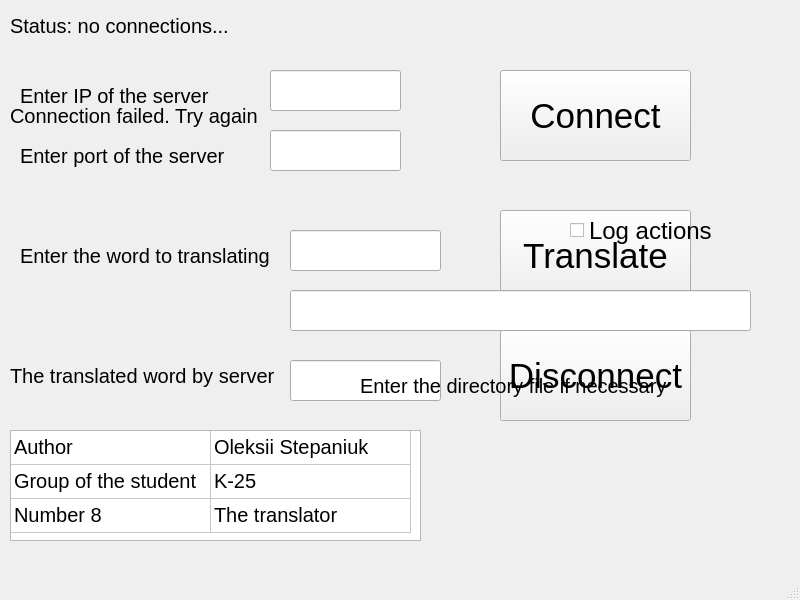
<?xml version="1.0" encoding="UTF-8"?>
<ui version="4.0">
 <class>User_Interface</class>
 <widget class="QMainWindow" name="User_Interface">
  <property name="geometry">
   <rect>
    <x>0</x>
    <y>0</y>
    <width>800</width>
    <height>600</height>
   </rect>
  </property>
  <property name="windowTitle">
   <string>User_Interface</string>
  </property>
  <widget class="QWidget" name="centralwidget">
   <widget class="QPushButton" name="Who_is_student">
    <property name="geometry">
     <rect>
      <x>20</x>
      <y>490</y>
      <width>101</width>
      <height>31</height>
     </rect>
    </property>
    <property name="font">
     <font>
      <pointsize>18</pointsize>
     </font>
    </property>
    <property name="text">
     <string>Who</string>
    </property>
   </widget>
   <widget class="QTableWidget" name="Information">
    <property name="geometry">
     <rect>
      <x>10</x>
      <y>430</y>
      <width>411</width>
      <height>111</height>
     </rect>
    </property>
    <property name="alternatingRowColors">
     <bool>false</bool>
    </property>
    <property name="showGrid">
     <bool>true</bool>
    </property>
    <property name="gridStyle">
     <enum>Qt::SolidLine</enum>
    </property>
    <property name="sortingEnabled">
     <bool>false</bool>
    </property>
    <property name="rowCount">
     <number>3</number>
    </property>
    <property name="columnCount">
     <number>2</number>
    </property>
    <attribute name="horizontalHeaderVisible">
     <bool>false</bool>
    </attribute>
    <attribute name="horizontalHeaderMinimumSectionSize">
     <number>28</number>
    </attribute>
    <attribute name="horizontalHeaderDefaultSectionSize">
     <number>200</number>
    </attribute>
    <attribute name="horizontalHeaderHighlightSections">
     <bool>true</bool>
    </attribute>
    <attribute name="verticalHeaderVisible">
     <bool>false</bool>
    </attribute>
    <attribute name="verticalHeaderDefaultSectionSize">
     <number>34</number>
    </attribute>
    <attribute name="verticalHeaderHighlightSections">
     <bool>true</bool>
    </attribute>
    <row/>
    <row/>
    <row/>
    <column/>
    <column/>
    <item row="0" column="0">
     <property name="text">
      <string>Author</string>
     </property>
     <property name="font">
      <font>
       <pointsize>15</pointsize>
      </font>
     </property>
     <property name="flags">
      <set>ItemIsDragEnabled|ItemIsDropEnabled|ItemIsUserCheckable|ItemIsEnabled</set>
     </property>
    </item>
    <item row="0" column="1">
     <property name="text">
      <string>Oleksii Stepaniuk</string>
     </property>
     <property name="font">
      <font>
       <pointsize>15</pointsize>
      </font>
     </property>
     <property name="flags">
      <set>ItemIsDragEnabled|ItemIsDropEnabled|ItemIsUserCheckable|ItemIsEnabled</set>
     </property>
    </item>
    <item row="1" column="0">
     <property name="text">
      <string>Group of the student</string>
     </property>
     <property name="font">
      <font>
       <pointsize>15</pointsize>
      </font>
     </property>
     <property name="flags">
      <set>ItemIsDragEnabled|ItemIsDropEnabled|ItemIsUserCheckable|ItemIsEnabled</set>
     </property>
    </item>
    <item row="1" column="1">
     <property name="text">
      <string>K-25</string>
     </property>
     <property name="font">
      <font>
       <pointsize>15</pointsize>
      </font>
     </property>
     <property name="flags">
      <set>ItemIsDragEnabled|ItemIsDropEnabled|ItemIsUserCheckable|ItemIsEnabled</set>
     </property>
    </item>
    <item row="2" column="0">
     <property name="text">
      <string>Number 8</string>
     </property>
     <property name="font">
      <font>
       <pointsize>15</pointsize>
      </font>
     </property>
     <property name="flags">
      <set>ItemIsDragEnabled|ItemIsDropEnabled|ItemIsUserCheckable|ItemIsEnabled</set>
     </property>
    </item>
    <item row="2" column="1">
     <property name="text">
      <string>The translator</string>
     </property>
     <property name="font">
      <font>
       <pointsize>15</pointsize>
      </font>
     </property>
     <property name="flags">
      <set>ItemIsDragEnabled|ItemIsDropEnabled|ItemIsUserCheckable|ItemIsEnabled</set>
     </property>
    </item>
   </widget>
   <widget class="QLineEdit" name="IP">
    <property name="geometry">
     <rect>
      <x>270</x>
      <y>70</y>
      <width>131</width>
      <height>41</height>
     </rect>
    </property>
    <property name="font">
     <font>
      <pointsize>18</pointsize>
     </font>
    </property>
    <property name="text">
     <string/>
    </property>
    <property name="frame">
     <bool>true</bool>
    </property>
    <property name="echoMode">
     <enum>QLineEdit::Normal</enum>
    </property>
    <property name="cursorPosition">
     <number>0</number>
    </property>
    <property name="dragEnabled">
     <bool>false</bool>
    </property>
   </widget>
   <widget class="QLabel" name="Text_for_IP">
    <property name="geometry">
     <rect>
      <x>20</x>
      <y>80</y>
      <width>271</width>
      <height>31</height>
     </rect>
    </property>
    <property name="font">
     <font>
      <pointsize>15</pointsize>
     </font>
    </property>
    <property name="text">
     <string>Enter IP of the server</string>
    </property>
   </widget>
   <widget class="QPushButton" name="Connection">
    <property name="geometry">
     <rect>
      <x>500</x>
      <y>70</y>
      <width>191</width>
      <height>91</height>
     </rect>
    </property>
    <property name="font">
     <font>
      <pointsize>26</pointsize>
     </font>
    </property>
    <property name="text">
     <string>Connect</string>
    </property>
   </widget>
   <widget class="QLabel" name="Text_for_port">
    <property name="geometry">
     <rect>
      <x>20</x>
      <y>140</y>
      <width>271</width>
      <height>31</height>
     </rect>
    </property>
    <property name="font">
     <font>
      <pointsize>15</pointsize>
     </font>
    </property>
    <property name="text">
     <string>Enter port of the server</string>
    </property>
   </widget>
   <widget class="QLineEdit" name="Port">
    <property name="geometry">
     <rect>
      <x>270</x>
      <y>130</y>
      <width>131</width>
      <height>41</height>
     </rect>
    </property>
    <property name="font">
     <font>
      <pointsize>18</pointsize>
     </font>
    </property>
    <property name="text">
     <string/>
    </property>
    <property name="frame">
     <bool>true</bool>
    </property>
    <property name="echoMode">
     <enum>QLineEdit::Normal</enum>
    </property>
    <property name="cursorPosition">
     <number>0</number>
    </property>
    <property name="dragEnabled">
     <bool>false</bool>
    </property>
   </widget>
   <widget class="QPushButton" name="Translate">
    <property name="geometry">
     <rect>
      <x>500</x>
      <y>210</y>
      <width>191</width>
      <height>91</height>
     </rect>
    </property>
    <property name="font">
     <font>
      <pointsize>26</pointsize>
     </font>
    </property>
    <property name="text">
     <string>Translate</string>
    </property>
   </widget>
   <widget class="QLabel" name="Status">
    <property name="geometry">
     <rect>
      <x>10</x>
      <y>10</y>
      <width>781</width>
      <height>31</height>
     </rect>
    </property>
    <property name="font">
     <font>
      <pointsize>15</pointsize>
     </font>
    </property>
    <property name="text">
     <string>Status: no connections...</string>
    </property>
   </widget>
   <widget class="QLabel" name="Sending">
    <property name="geometry">
     <rect>
      <x>20</x>
      <y>240</y>
      <width>341</width>
      <height>31</height>
     </rect>
    </property>
    <property name="font">
     <font>
      <pointsize>15</pointsize>
     </font>
    </property>
    <property name="text">
     <string>Enter the word to translating</string>
    </property>
   </widget>
   <widget class="QLineEdit" name="Entered_word">
    <property name="geometry">
     <rect>
      <x>290</x>
      <y>230</y>
      <width>151</width>
      <height>41</height>
     </rect>
    </property>
    <property name="font">
     <font>
      <pointsize>18</pointsize>
     </font>
    </property>
    <property name="text">
     <string/>
    </property>
    <property name="frame">
     <bool>true</bool>
    </property>
    <property name="echoMode">
     <enum>QLineEdit::Normal</enum>
    </property>
    <property name="cursorPosition">
     <number>0</number>
    </property>
    <property name="dragEnabled">
     <bool>false</bool>
    </property>
   </widget>
   <widget class="QLabel" name="Receiving">
    <property name="geometry">
     <rect>
      <x>10</x>
      <y>360</y>
      <width>341</width>
      <height>31</height>
     </rect>
    </property>
    <property name="font">
     <font>
      <pointsize>15</pointsize>
     </font>
    </property>
    <property name="text">
     <string>The translated word by server</string>
    </property>
   </widget>
   <widget class="QLineEdit" name="Received_word">
    <property name="geometry">
     <rect>
      <x>290</x>
      <y>360</y>
      <width>151</width>
      <height>41</height>
     </rect>
    </property>
    <property name="font">
     <font>
      <pointsize>18</pointsize>
     </font>
    </property>
    <property name="text">
     <string/>
    </property>
    <property name="frame">
     <bool>true</bool>
    </property>
    <property name="echoMode">
     <enum>QLineEdit::Normal</enum>
    </property>
    <property name="cursorPosition">
     <number>0</number>
    </property>
    <property name="dragEnabled">
     <bool>false</bool>
    </property>
   </widget>
   <widget class="QPushButton" name="Disconnect">
    <property name="geometry">
     <rect>
      <x>500</x>
      <y>330</y>
      <width>191</width>
      <height>91</height>
     </rect>
    </property>
    <property name="font">
     <font>
      <pointsize>26</pointsize>
     </font>
    </property>
    <property name="text">
     <string>Disconnect</string>
    </property>
   </widget>
   <widget class="QLabel" name="Connecting">
    <property name="geometry">
     <rect>
      <x>10</x>
      <y>100</y>
      <width>271</width>
      <height>31</height>
     </rect>
    </property>
    <property name="font">
     <font>
      <pointsize>15</pointsize>
     </font>
    </property>
    <property name="text">
     <string>Connection failed. Try again</string>
    </property>
   </widget>
   <widget class="QCheckBox" name="Log">
    <property name="geometry">
     <rect>
      <x>570</x>
      <y>190</y>
      <width>191</width>
      <height>81</height>
     </rect>
    </property>
    <property name="font">
     <font>
      <pointsize>18</pointsize>
     </font>
    </property>
    <property name="text">
     <string>Log actions</string>
    </property>
    <property name="tristate">
     <bool>false</bool>
    </property>
   </widget>
   <widget class="QLineEdit" name="File">
    <property name="geometry">
     <rect>
      <x>290</x>
      <y>290</y>
      <width>461</width>
      <height>41</height>
     </rect>
    </property>
    <property name="font">
     <font>
      <pointsize>18</pointsize>
     </font>
    </property>
    <property name="toolTip">
     <string>&lt;html&gt;&lt;head/&gt;&lt;body&gt;&lt;p&gt;If such file does not exist, it will be created&lt;/p&gt;&lt;/body&gt;&lt;/html&gt;</string>
    </property>
    <property name="text">
     <string/>
    </property>
    <property name="frame">
     <bool>true</bool>
    </property>
    <property name="echoMode">
     <enum>QLineEdit::Normal</enum>
    </property>
    <property name="cursorPosition">
     <number>0</number>
    </property>
    <property name="dragEnabled">
     <bool>false</bool>
    </property>
   </widget>
   <widget class="QLabel" name="Text_to_file">
    <property name="geometry">
     <rect>
      <x>360</x>
      <y>370</y>
      <width>321</width>
      <height>31</height>
     </rect>
    </property>
    <property name="font">
     <font>
      <pointsize>15</pointsize>
     </font>
    </property>
    <property name="text">
     <string>Enter the directory file if necessary</string>
    </property>
   </widget>
  </widget>
  <widget class="QMenuBar" name="menubar">
   <property name="geometry">
    <rect>
     <x>0</x>
     <y>0</y>
     <width>800</width>
     <height>21</height>
    </rect>
   </property>
  </widget>
  <widget class="QStatusBar" name="statusbar"/>
 </widget>
 <resources/>
 <connections>
  <connection>
   <sender>Who_is_student</sender>
   <signal>released()</signal>
   <receiver>Information</receiver>
   <slot>show()</slot>
   <hints>
    <hint type="sourcelabel">
     <x>60</x>
     <y>546</y>
    </hint>
    <hint type="destinationlabel">
     <x>230</x>
     <y>526</y>
    </hint>
   </hints>
  </connection>
  <connection>
   <sender>Who_is_student</sender>
   <signal>released()</signal>
   <receiver>Who_is_student</receiver>
   <slot>close()</slot>
   <hints>
    <hint type="sourcelabel">
     <x>60</x>
     <y>546</y>
    </hint>
    <hint type="destinationlabel">
     <x>60</x>
     <y>546</y>
    </hint>
   </hints>
  </connection>
  <connection>
   <sender>Connection</sender>
   <signal>released()</signal>
   <receiver>User_Interface</receiver>
   <slot>InitiateConnection()</slot>
   <hints>
    <hint type="sourcelabel">
     <x>510</x>
     <y>111</y>
    </hint>
    <hint type="destinationlabel">
     <x>399</x>
     <y>299</y>
    </hint>
   </hints>
  </connection>
  <connection>
   <sender>Translate</sender>
   <signal>released()</signal>
   <receiver>User_Interface</receiver>
   <slot>InitiateTranslating()</slot>
   <hints>
    <hint type="sourcelabel">
     <x>595</x>
     <y>276</y>
    </hint>
    <hint type="destinationlabel">
     <x>399</x>
     <y>299</y>
    </hint>
   </hints>
  </connection>
  <connection>
   <sender>Disconnect</sender>
   <signal>released()</signal>
   <receiver>User_Interface</receiver>
   <slot>InitiateDisconnection()</slot>
   <hints>
    <hint type="sourcelabel">
     <x>595</x>
     <y>396</y>
    </hint>
    <hint type="destinationlabel">
     <x>399</x>
     <y>299</y>
    </hint>
   </hints>
  </connection>
  <connection>
   <sender>Log</sender>
   <signal>stateChanged(int)</signal>
   <receiver>User_Interface</receiver>
   <slot>CheckLog()</slot>
   <hints>
    <hint type="sourcelabel">
     <x>665</x>
     <y>251</y>
    </hint>
    <hint type="destinationlabel">
     <x>399</x>
     <y>299</y>
    </hint>
   </hints>
  </connection>
 </connections>
 <slots>
  <slot>InitiateConnection()</slot>
  <slot>InitiateTranslating()</slot>
  <slot>InitiateDisconnection()</slot>
  <slot>CheckLog()</slot>
 </slots>
</ui>
